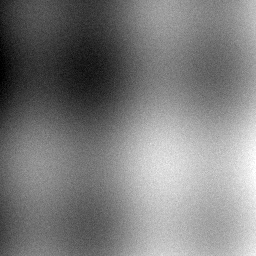
#> input picture assets/sample.png, 256 x 256 px, found by its file name
$ python run_bench.py
#> lines starting #> are read from the running program, lines starting #| are printed output that depends on the picture
### io_utils/io.py
"""
io_utils.io
===========
Image I/O helpers and a small "compare-levels" grid builder.

load_image:   PNG/JPG/BMP → numpy uint8 array, auto-detects colour vs grayscale.
save_image:   numpy uint8 → PNG on disk.
make_comparison_grid: 4-up labelled montage, e.g. Original | Q=90 | Q=50 | Q=10.
"""

from __future__ import annotations

import os
from typing import Iterable, List, Tuple

import numpy as np
from PIL import Image, ImageDraw, ImageFont


def load_image(path: str) -> Tuple[np.ndarray, bool]:
    """Return (image_uint8, is_color). Color images come back as (H, W, 3) RGB."""
#> called with path = 'assets/sample.png'
    img = Image.open(path)
#> img is the input picture: PIL image 256x256 L; min 0, max 255, mean 125
    if img.mode == "L":
        return np.asarray(img, dtype=np.uint8), False
    rgb = img.convert("RGB")
    return np.asarray(rgb, dtype=np.uint8), True


# [76 lines left out: functions save_image, _to_pil, _get_font, make_comparison_grid, not called in this run]

### pipeline/pipeline.py
"""
pipeline.pipeline
=================
Orchestrates the full DCT compression pipeline for both grayscale and
colour images.

For colour images we go RGB → YCbCr → per-channel DCT/quant/IDCT
→ YCbCr → RGB. The luminance channel Y is processed at the user-selected
quality Q; the chroma channels Cb and Cr are processed at
Q_chroma = max(1, Q // 2), matching how JPEG treats chroma more
aggressively than luma.

The pipeline is vectorized: every channel is processed as one batch
of (N, 8, 8) blocks so the demo stays fast on a typical laptop.
"""

from __future__ import annotations

from dataclasses import dataclass
from typing import Optional

import numpy as np

from dct_core.blocks import merge_blocks, split_blocks
from dct_core.dct import dct2_batch, idct2_batch
from dct_core.quant import (
    LUM_TABLE_Q50,
    scale_table,
    quantize,
    dequantize,
)
from quality.metrics import (
    compression_ratio,
    estimate_compressed_size,
    mse,
    psnr,
)


@dataclass
class CompressionResult:
    reconstructed: np.ndarray            # uint8 image with the same shape as input
    cr: float                            # compression ratio (orig / compressed)
    mse_val: float                       # mean squared error over all pixels
    psnr_val: float                      # decibels, +inf if lossless
    original_bytes: int                  # raw pixel bytes (W * H * C)
    compressed_bytes: int                # zig-zag / RLE estimator result
    quality: int                         # Q used for luminance
    chroma_quality: int                  # Q used for chroma channels


def _compress_channel(channel: np.ndarray, q: int) -> tuple[np.ndarray, np.ndarray, np.ndarray]:
    """Compress one 2-D channel (H, W) at quality Q and return (recon, qblocks, table)."""
    shifted = channel.astype(np.float64) - 128.0
    blocks, orig_shape, padded_shape = split_blocks(shifted)
    coeffs = dct2_batch(blocks)
    table = scale_table(LUM_TABLE_Q50, q)
    qblocks = quantize(coeffs, table)
    rec_coeffs = dequantize(qblocks, table)
    rec_shifted = idct2_batch(rec_coeffs)
    rec = merge_blocks(rec_shifted, orig_shape, padded_shape) + 128.0
    return rec, qblocks, table


def compress_image(image_u8: np.ndarray, quality: int = 75) -> CompressionResult:
    """Top-level entry: accept (H, W) grayscale or (H, W, 3) RGB uint8."""
    if not (1 <= quality <= 100):
        raise ValueError(f"quality must be in [1, 100], got {quality}")
    if image_u8.dtype != np.uint8:
        image_u8 = image_u8.astype(np.uint8)

    if image_u8.ndim == 2:
        rec_f, qblocks, _ = _compress_channel(image_u8, quality)
        rec_u8 = np.clip(rec_f, 0, 255).astype(np.uint8)
        original_bytes = int(image_u8.size)
        compressed_bytes = estimate_compressed_size(qblocks)
        cr = compression_ratio(original_bytes, compressed_bytes)
        m = mse(image_u8.astype(np.float64), rec_u8.astype(np.float64))
        p = psnr(image_u8.astype(np.float64), rec_u8.astype(np.float64))
        return CompressionResult(rec_u8, cr, m, p, original_bytes, compressed_bytes,
                                 quality, quality)

    if image_u8.ndim == 3 and image_u8.shape[-1] == 3:
        from .color import rgb_to_ycbcr, ycbcr_to_rgb
        ycbcr = rgb_to_ycbcr(image_u8)
        y_q = quality
        c_q = max(1, quality // 2)
        y_rec, y_qblocks, _ = _compress_channel(ycbcr[..., 0], y_q)
        cb_rec, cb_qblocks, _ = _compress_channel(ycbcr[..., 1], c_q)
        cr_rec, cr_qblocks, _ = _compress_channel(ycbcr[..., 2], c_q)
        rec_ycbcr = np.stack([y_rec, cb_rec, cr_rec], axis=-1)
        rec_u8 = ycbcr_to_rgb(rec_ycbcr)
        original_bytes = int(image_u8.size)
        compressed_bytes = (
            estimate_compressed_size(y_qblocks)
            + estimate_compressed_size(cb_qblocks)
            + estimate_compressed_size(cr_qblocks)
        )
        cr = compression_ratio(original_bytes, compressed_bytes)
        m = mse(image_u8.astype(np.float64), rec_u8.astype(np.float64))
        p = psnr(image_u8.astype(np.float64), rec_u8.astype(np.float64))
        return CompressionResult(rec_u8, cr, m, p, original_bytes, compressed_bytes,
                                 y_q, c_q)

    raise ValueError(f"compress_image expects (H, W) or (H, W, 3), got {image_u8.shape}")

### dct_core/blocks.py
"""
dct_core.blocks
===============
Helpers for splitting a 2-D image into non-overlapping 8x8 blocks
(the way JPEG does it) and stitching them back together.

If the image height or width is not a multiple of 8, we reflect-pad
the edges so the DCT can run on clean 8x8 tiles, then crop the padding
back when we reconstruct. This keeps the reconstruction exactly the
same size as the input.
"""

from __future__ import annotations

from typing import Tuple

import numpy as np

from .dct import BLOCK


def _padded_shape(h: int, w: int, block: int = BLOCK) -> Tuple[int, int]:
    return ((h + block - 1) // block) * block, ((w + block - 1) // block) * block


def split_blocks(img: np.ndarray, block: int = BLOCK):
    """Split a (H, W) image into (N, block, block) blocks.

    Returns (blocks, orig_shape, padded_shape).
    Padding (reflect mode) is applied if H or W is not a multiple of `block`.
    """
    if img.ndim != 2:
        raise ValueError(f"split_blocks expects a 2-D image, got shape {img.shape}")
    h, w = img.shape
    hp, wp = _padded_shape(h, w, block)
    if (hp, wp) != (h, w):
        pad_h = hp - h
        pad_w = wp - w
        padded = np.pad(img, ((0, pad_h), (0, pad_w)), mode="reflect")
    else:
        padded = img
    n_rows = hp // block
    n_cols = wp // block
    blocks = padded.reshape(n_rows, n_cols, block, block)
    blocks = blocks.transpose(0, 2, 1, 3).reshape(n_rows * n_cols, block, block)
    return blocks, (h, w), (hp, wp)


def merge_blocks(blocks: np.ndarray, orig_shape, padded_shape, block: int = BLOCK) -> np.ndarray:
    """Inverse of split_blocks: stitch (N, block, block) blocks back into an image
    and crop padding back to orig_shape."""
    if blocks.ndim != 3 or blocks.shape[1:] != (block, block):
        raise ValueError(f"merge_blocks expects (N, {block}, {block}), got {blocks.shape}")
    hp, wp = padded_shape
    n_rows = hp // block
    n_cols = wp // block
    if blocks.shape[0] != n_rows * n_cols:
        raise ValueError(
            f"merge_blocks: {blocks.shape[0]} blocks do not fit padded shape {padded_shape}"
        )
    grid = blocks.reshape(n_rows, block, n_cols, block).transpose(0, 2, 1, 3).reshape(hp, wp)
    h, w = orig_shape
    return grid[:h, :w]

### quality/metrics.py
"""
quality.metrics
===============
Numerical measures of how different two images are.

  * MSE  (Mean Squared Error)         — average per-pixel squared difference.
  * PSNR (Peak Signal-to-Noise Ratio) — log-scale quality in decibels;
                                        larger PSNR means reconstruction is closer
                                        to the original. PSNR is defined only
                                        when MSE > 0, otherwise we report +inf.
  * Compression Ratio                 — original bytes / compressed bytes.
  * estimate_compressed_size          — runs a tiny zig-zag + run-length
                                        estimator over quantized blocks so the
                                        demo can show a *measured* compression
                                        ratio that responds to Q.
"""

from __future__ import annotations

import numpy as np


# Standard zig-zag scan order for an 8x8 block (indices 0..63).
_ZIGZAG: np.ndarray = np.array(
    [
        0, 1, 8, 16, 9, 2, 3, 10,
        17, 24, 32, 25, 18, 11, 4, 5,
        12, 19, 26, 33, 40, 48, 41, 34,
        27, 20, 13, 6, 7, 14, 21, 28,
        35, 42, 49, 56, 57, 50, 43, 36,
        29, 22, 15, 23, 30, 37, 44, 51,
        58, 59, 52, 45, 38, 31, 39, 46,
        53, 60, 61, 54, 47, 55, 62, 63,
    ],
    dtype=np.int32,
)


def mse(a: np.ndarray, b: np.ndarray) -> float:
    """Mean Squared Error between two arrays of identical shape."""
    if a.shape != b.shape:
        raise ValueError(f"mse: shape mismatch {a.shape} vs {b.shape}")
    diff = a.astype(np.float64) - b.astype(np.float64)
    return float(np.mean(diff * diff))


def psnr(a: np.ndarray, b: np.ndarray, max_val: float = 255.0) -> float:
    """Peak Signal-to-Noise Ratio in decibels. Returns +inf if MSE == 0."""
    m = mse(a, b)
    if m <= 0.0:
        return float("inf")
    return float(10.0 * np.log10((max_val * max_val) / m))


def estimate_compressed_size(quantized_blocks: np.ndarray) -> int:
    """Estimate the byte cost of the quantized DCT coefficients.

    For each 8x8 block we walk the zig-zag order, skip runs of zeros, and
    encode each non-zero as a 2-byte pair (run length, value). We also add
    1 byte for an end-of-block marker so the decoder can stop. This is a
    teaching estimator — not Huffman — but it does respond to Q (more
    aggressive Q → more zeros → fewer bytes).
    """
    if quantized_blocks.ndim != 3 or quantized_blocks.shape[1:] != (8, 8):
        raise ValueError(
            f"estimate_compressed_size expects (N, 8, 8), got {quantized_blocks.shape}"
        )
    flat = quantized_blocks.reshape(quantized_blocks.shape[0], 64)
    total = 0
    for row in flat:
        run = 0
        for k in _ZIGZAG:
            v = int(row[k])
            if v == 0:
                run += 1
                if run > 255:
                    run = 255
                continue
            total += 2
            run = 0
        total += 1
    return total


def compression_ratio(orig_bytes: int, comp_bytes: int) -> float:
    """orig_bytes / comp_bytes; safe when comp_bytes is 0."""
    if comp_bytes <= 0:
        return float("inf")
    return float(orig_bytes) / float(comp_bytes)

### dct_core/dct.py
"""
dct_core.dct
============
From-scratch 2-D Type-II Discrete Cosine Transform (DCT) and its inverse.

Why we implement it ourselves (instead of calling scipy.fft.dctn):
  * It keeps the math visible and aligned with the syllabus.
  * The 8x8 DCT matrix is precomputed once and reused for every block,
    so the cost on a 512x512 image is essentially 4096 tiny 8x8 matrix products.
  * No external FFT dependency to demo live.

The forward 2-D DCT of an 8x8 block x is:
    X = D @ x @ D.T
and the matching inverse (Type-III) is:
    x = D.T @ X @ D
where D is the 8x8 matrix whose (k, i) entry is:
    D[k, i] = alpha(k) * cos((2i + 1) * k * pi / 16)
with   alpha(0)     = 1/sqrt(8)
       alpha(k > 0) = sqrt(2/8) = 1/2.

With this normalization D is orthonormal, so D @ D.T == I and
D.T @ D == I. The inverse above is therefore the exact transpose.
"""

from __future__ import annotations

import numpy as np

BLOCK: int = 8


def _build_dct_matrix(n: int = 8, dtype=np.float64) -> np.ndarray:
    k = np.arange(n, dtype=dtype).reshape(n, 1)
    i = np.arange(n, dtype=dtype).reshape(1, n)
    alpha = np.where(k == 0, 1.0 / np.sqrt(n), np.sqrt(2.0 / n))
    return alpha * np.cos((2 * i + 1) * k * np.pi / (2 * n))


D: np.ndarray = _build_dct_matrix(BLOCK, dtype=np.float64)


# [17 lines left out: functions dct2, idct2, not called in this run]


def dct2_batch(blocks: np.ndarray) -> np.ndarray:
    """Forward DCT applied to a stack of N blocks of shape (N, 8, 8).

    Computes  D @ x @ D.T   for every block.
    """
    if blocks.ndim != 3 or blocks.shape[1:] != (BLOCK, BLOCK):
        raise ValueError(f"dct2_batch expects (N, {BLOCK}, {BLOCK}), got {blocks.shape}")
    x = np.asarray(blocks, dtype=np.float64)
    # (n, i, l) = sum_{j, k} D[i, j] * x[n, j, k] * D.T[k, l]
    return np.einsum("ij,njk,kl->nil", D, x, D.T)


def idct2_batch(coeffs: np.ndarray) -> np.ndarray:
    """Inverse DCT applied to a stack of N blocks of shape (N, 8, 8).

    Computes  D.T @ X @ D   for every block.
    """
    if coeffs.ndim != 3 or coeffs.shape[1:] != (BLOCK, BLOCK):
        raise ValueError(f"idct2_batch expects (N, {BLOCK}, {BLOCK}), got {coeffs.shape}")
    X = np.asarray(coeffs, dtype=np.float64)
    # (n, i, l) = sum_{j, k} D.T[i, j] * X[n, j, k] * D[k, l]
    return np.einsum("ij,njk,kl->nil", D.T, X, D)

### dct_core/quant.py
"""
dct_core.quant
==============
JPEG-style quantization for DCT coefficients.

We hard-code the standard luminance table used by JPEG at quality factor 50
and the standard scaling rule so the same table can be adapted to any Q
between 1 and 100. Higher Q = finer quantization = bigger file = better quality.

This is the heart of why DCT compression is *lossy*: dividing by the
quantization table and rounding to an integer throws away small
high-frequency details that the eye barely notices.
"""

from __future__ import annotations

import numpy as np


LUM_TABLE_Q50: np.ndarray = np.array(
    [
        [16, 11, 10, 16, 24, 40, 51, 61],
        [12, 12, 14, 19, 26, 58, 60, 55],
        [14, 13, 16, 24, 40, 57, 69, 56],
        [14, 17, 22, 29, 51, 87, 80, 62],
        [18, 22, 37, 56, 68, 103, 77, 62],
        [30, 35, 55, 64, 81, 104, 92, 75],
        [50, 72, 78, 87, 103, 121, 100, 78],
        [68, 92, 95, 98, 112, 100, 103, 99],
    ],
    dtype=np.int32,
)


def scale_table(base: np.ndarray, q: int) -> np.ndarray:
    """Scale a base quantization table for an arbitrary JPEG Q-factor in [1, 100].

    The rule is the standard one used by libjpeg:
        if Q < 50:  scale = 5000 / Q
        else:       scale = 200 - 2 * Q
        scaled[i]  = clip(floor((base[i] * scale + 50) / 100), 1, 255)
    """
    if not 1 <= q <= 100:
        raise ValueError(f"Quality factor Q must be in [1, 100], got {q}")
    scale = 5000 / q if q < 50 else 200 - 2 * q
    scaled = np.floor((base.astype(np.float64) * scale + 50.0) / 100.0)
    return np.clip(scaled, 1, 255).astype(np.int32)


def quantize(coeffs: np.ndarray, table: np.ndarray) -> np.ndarray:
    """Quantize DCT coefficients: round(C / table). Accepts (8, 8) or (N, 8, 8)."""
    if coeffs.shape[-2:] != table.shape:
        raise ValueError(
            f"quantize: coefficient shape {coeffs.shape} does not match table {table.shape}"
        )
    return np.round(coeffs.astype(np.float64) / table.astype(np.float64)).astype(np.int32)


def dequantize(qcoeffs: np.ndarray, table: np.ndarray) -> np.ndarray:
    """Dequantize: qcoeffs * table (recovers approximate DCT coefficients)."""
    if qcoeffs.shape[-2:] != table.shape:
        raise ValueError(
            f"dequantize: qcoeff shape {qcoeffs.shape} does not match table {table.shape}"
        )
    return qcoeffs.astype(np.float64) * table.astype(np.float64)

### benchmarks/run_bench.py
"""
benchmarks.run_bench
====================
Sweep across a range of JPEG quality factors and dump a CSV with
(Q, channel, mse, psnr, cr, orig_kb, comp_kb) rows.

Usage:
    python -m benchmarks.run_bench path/to/image.png
    python -m benchmarks.run_bench path/to/image.png --qs 5 10 25 50 75 90

If no path is given and assets/sample.png exists, that is used.
"""

from __future__ import annotations

import argparse
import csv
import os
import sys
from typing import List

import numpy as np

from io_utils.io import load_image
from pipeline import compress_image


def _fmt_psnr(p: float) -> str:
    return "inf" if p == float("inf") else f"{p:.4f}"


def run(image_path: str, qs: List[int], out_csv: str) -> int:
    img, is_color = load_image(image_path)
#> is_color = False
    print(f"Benchmarking {image_path}  ({'colour' if is_color else 'grayscale'}, "
          f"shape={img.shape})")
#| Benchmarking assets/sample.png  (grayscale, shape=(256, 256))

    rows = []
    for q in qs:
        r = compress_image(img, quality=q)
        channel = "rgb" if is_color else "gray"
        rows.append({
            "quality": q,
            "channel": channel,
            "mse": f"{r.mse_val:.4f}",
            "psnr_db": _fmt_psnr(r.psnr_val),
            "compression_ratio": f"{r.cr:.4f}",
            "original_kb": f"{r.original_bytes / 1024:.2f}",
            "compressed_kb": f"{r.compressed_bytes / 1024:.2f}",
        })
        print(f"  Q={q:3d}  CR={r.cr:5.2f}x  "
              f"MSE={r.mse_val:8.3f}  PSNR={_fmt_psnr(r.psnr_val):>10s}")
#> this loop made 5 passes
#|   Q= 10  CR= 7.23x  MSE= 148.224  PSNR=   26.4216
#|   Q= 25  CR= 5.45x  MSE=  76.828  PSNR=   29.2756
#|   Q= 50  CR= 3.49x  MSE=  43.718  PSNR=   31.7242
#|   Q= 75  CR= 2.13x  MSE=  30.321  PSNR=   33.3133
#|   Q= 90  CR= 1.07x  MSE=  12.406  PSNR=   37.1946
#> pass 1, in merge_blocks, `grid = blocks.reshape(n_rows, block, n_cols, block).transpose(0, 2, 1,..`:
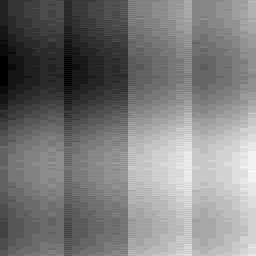
#> grid: shape (256, 256) float64; min -117.2, max 117.6, mean -2.9; drawn with min black and max white
#> after the loop, rows = 5 items

    os.makedirs(os.path.dirname(os.path.abspath(out_csv)) or ".", exist_ok=True)
    with open(out_csv, "w", newline="", encoding="utf-8") as fh:
        writer = csv.DictWriter(fh, fieldnames=list(rows[0].keys()))
        writer.writeheader()
        writer.writerows(rows)
    print(f"\nWrote {len(rows)} rows to {os.path.abspath(out_csv)}")
#| Wrote 5 rows to benchmarks/benchmarks/results.csv
    return 0


def main(argv=None) -> int:
    parser = argparse.ArgumentParser(description="Benchmark DCT compression over Q values.")
    parser.add_argument("path", nargs="?",
                        default=os.path.join("assets", "sample.png"))
    parser.add_argument("--qs", nargs="*", type=int,
                        default=[10, 25, 50, 75, 90])
    parser.add_argument("--out", default=os.path.join("benchmarks", "results.csv"))
    args = parser.parse_args(argv)
    if not os.path.isfile(args.path):
        print(f"No image at {args.path}. Place one there or pass a path.")
        return 0
    return run(args.path, args.qs, args.out)


if __name__ == "__main__":
    sys.exit(main())
#> (the program exits here)
